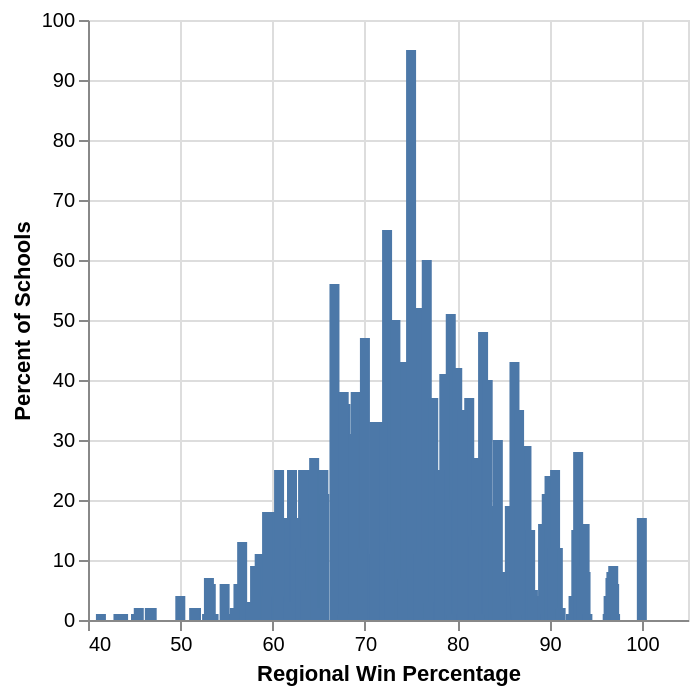

The notebook cell saved with this chart:
### Markdown cell above
<div style="background-color: #f0f0f0; padding: 10px;">
    
#### Task 4.4: Plot the distribution of two relevant variables in the raw data (4 points)

- Use `altair` to plot the distribution of one of the numeric variables in your tidied data set.

- Use `altair` to create a visualization showing the relative proportions of each category/level for one of categorical variable in your tidied data set. 

- Clearly label the variable that is being plotted in each plot.

*Notes:* 
- *Be sure the output is as clear as possible, provide an English title along with readable x and y column names*

- *You may also add more code cells to this section*

</div>

### Code cell
wba_distribution = alt.Chart(women_basketball_drop).mark_bar().encode(
    alt.X("reg_wins_pct").title("Regional Win Percentage").scale(zero=False),
    alt.Y("count()").title("Percent of Schools").scale(zero=False)
)
wba_distribution

### Figure 1 — Vega-Lite specification as saved in the notebook (floating-point values rounded to 4 significant figures; data arrays with more than 128 entries replaced by an {"elided": "..."} marker saying what was removed)
{"config": {"view": {"continuousWidth": 300, "continuousHeight": 300}}, "data": {"name": "data-93e62d7efc1f54a885d1940fc20a7c5e"}, "mark": {"type": "bar"}, "encoding": {"x": {"field": "reg_wins_pct", "scale": {"zero": false}, "title": "Regional Win Percentage", "type": "quantitative"}, "y": {"aggregate": "count", "scale": {"zero": false}, "title": "Percent of Schools", "type": "quantitative"}}, "$schema": "https://vega.github.io/schema/vega-lite/v5.20.1.json", "datasets": {"data-93e62d7efc1f54a885d1940fc20a7c5e": {"elided": "2092 records"}}}
